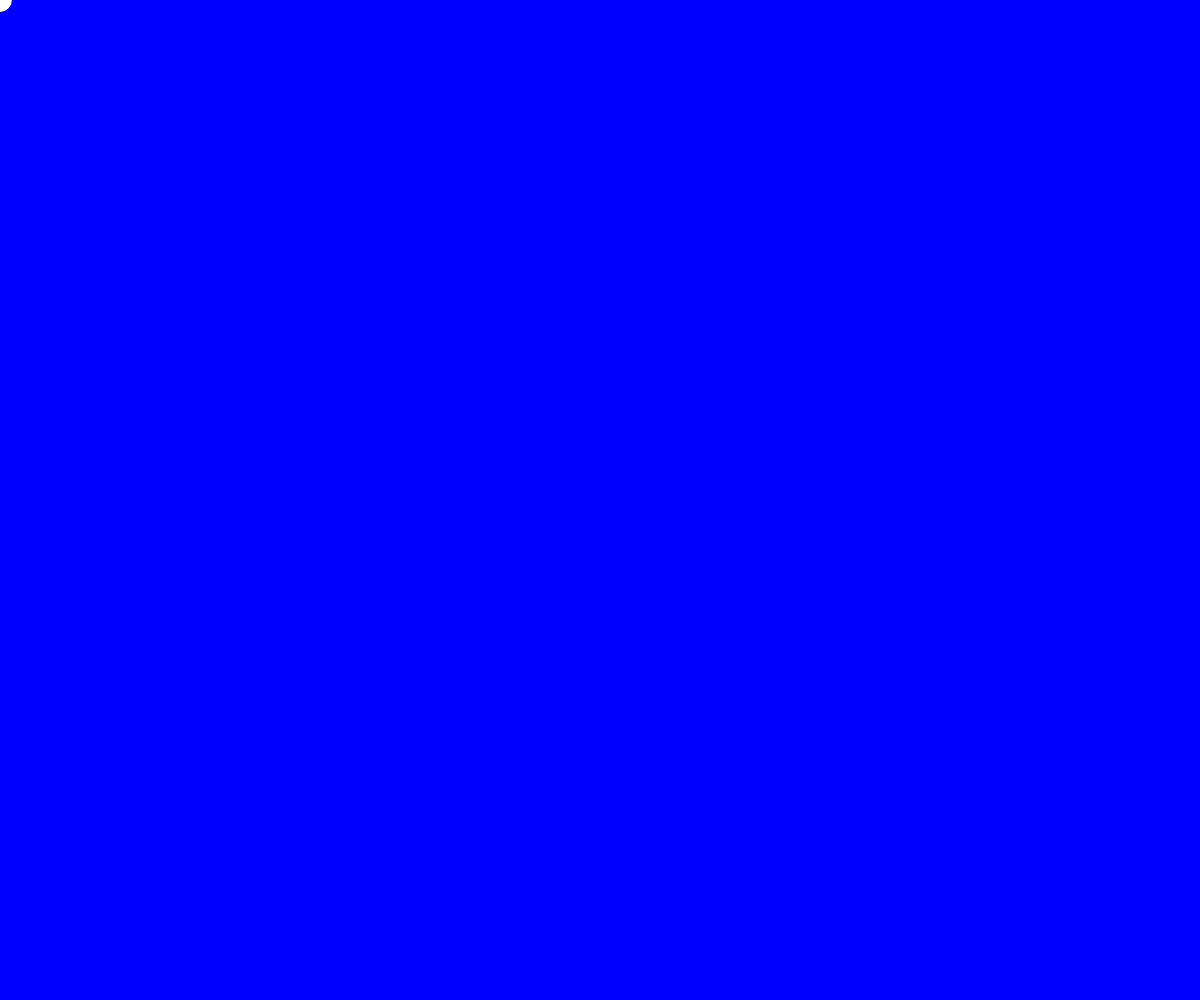
Frame 1 (no input)
Frame 60 (no input): identical to frame 1, image omitted
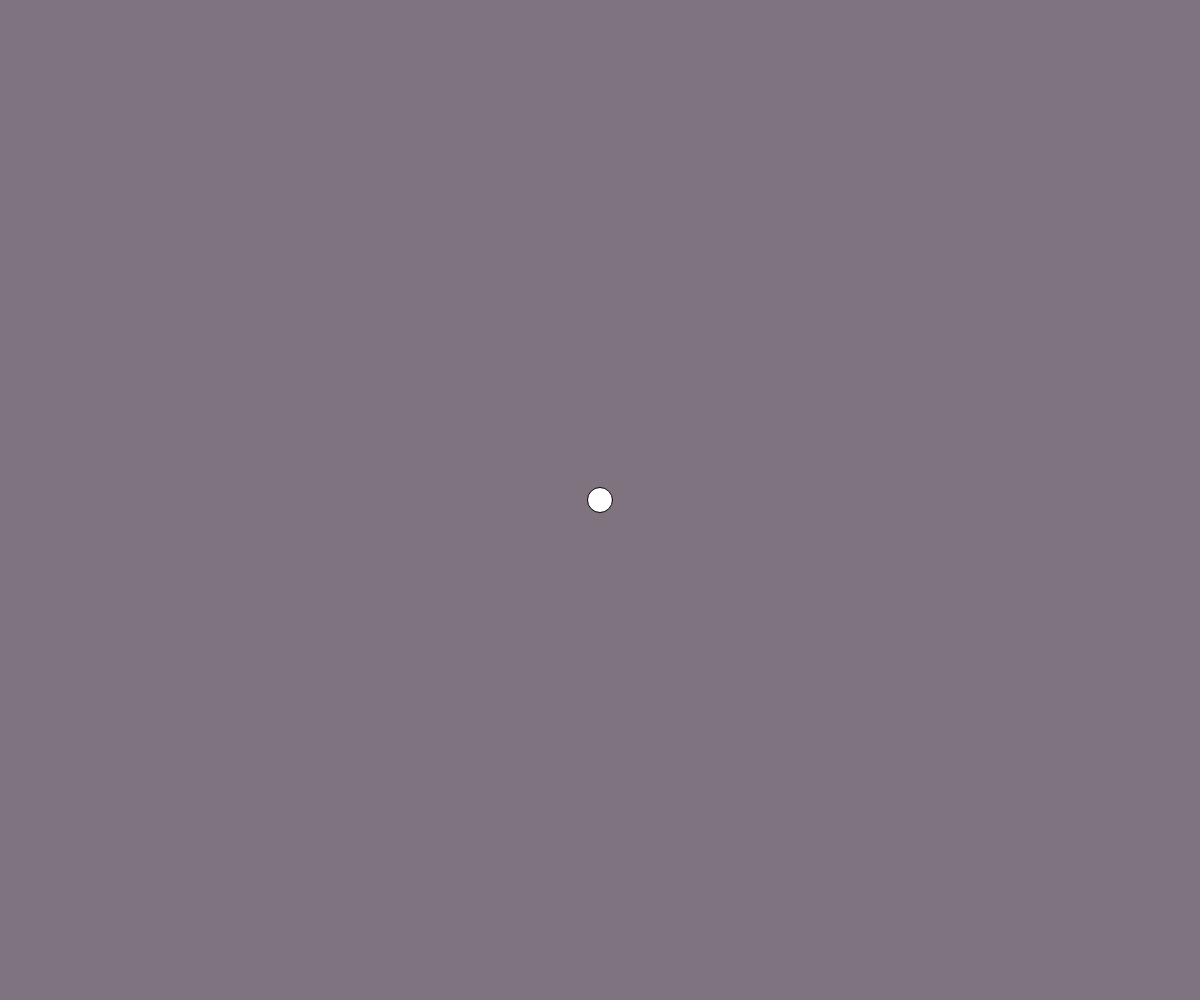
Frame 120 (the mouse pressed at the canvas centre since frame 60)

The p5.js sketch that drew these frames (run headless with seeded random() and noise() and a simulated clock; from frame 60 on, the mouse is pressed at the canvas centre):

// p5.js sketch
// ── sketch.js
var r = 0;
var g = 230;
var b = 255;
function setup() {
  createCanvas(windowWidth, windowHeight);
}

function draw() {
  r = map(mouseX, 0, windowWidth, 0, 255);
  b = map(mouseX, 0, windowWidth, 255, 0);
  g = map(mouseY, 0,windowHeight, 0, 230);
  background(r, g, b);
  fill(255);
  circle(mouseX,mouseY,25);
}
